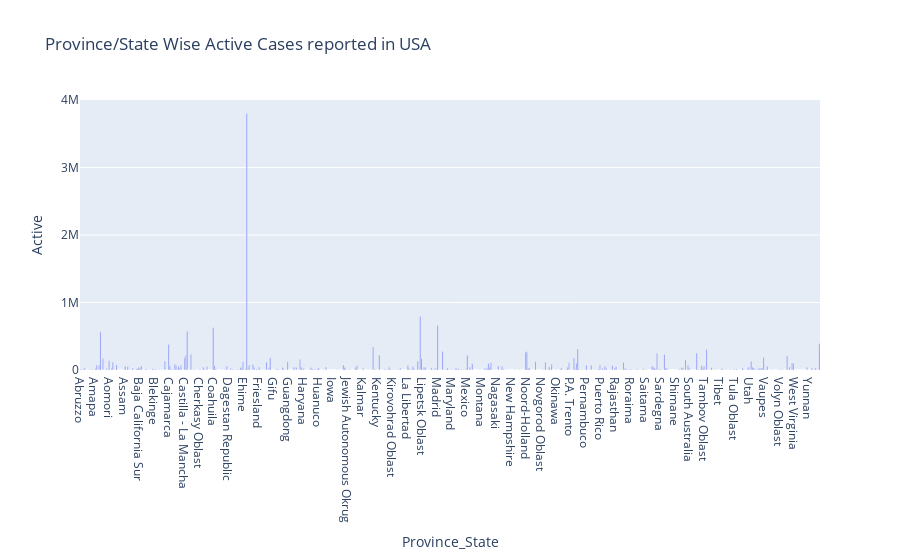

Write notebook code for a chart like this one.
### Markdown cell above
### Plot Province/State Wise Active Cases in USA

### Code cell
us_data=covid_data.groupby(["Province_State"],as_index=False)[['Province_State','Active']].sum()
#provincewise
fig=px.bar(us_data,x="Province_State",y="Active",title="Province/State Wise Active Cases reported in USA")
fig.show()

### Figure 1 — Plotly figure (JSON) as saved in the notebook; plotly's stock layout.template omitted (floating-point values rounded to 4 significant figures; data arrays with more than 128 entries replaced by an {"elided": "..."} marker saying what was removed)
{"data": [{"alignmentgroup": "True", "hovertemplate": "Province_State=%{x}<br>Active=%{y}<extra></extra>", "legendgroup": "", "marker": {"color": "#636efa", "pattern": {"shape": ""}}, "name": "", "offsetgroup": "", "orientation": "v", "showlegend": false, "textposition": "auto", "type": "bar", "x": {"elided": "597 str values"}, "xaxis": "x", "y": {"elided": "597 int values"}, "yaxis": "y"}], "layout": {"barmode": "relative", "legend": {"tracegroupgap": 0}, "title": {"text": "Province/State Wise Active Cases reported in USA"}, "xaxis": {"anchor": "y", "domain": [0, 1], "title": {"text": "Province_State"}}, "yaxis": {"anchor": "x", "domain": [0, 1], "title": {"text": "Active"}}}}
